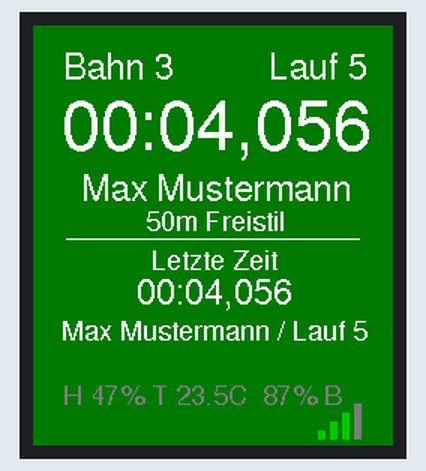
Simulated run of this sketch. Board: ESP32. Parts: 240×280 colour display. What the sketch prints to the serial monitor is not drawn.

Above: at 0.6 s.
At 3.7 s:
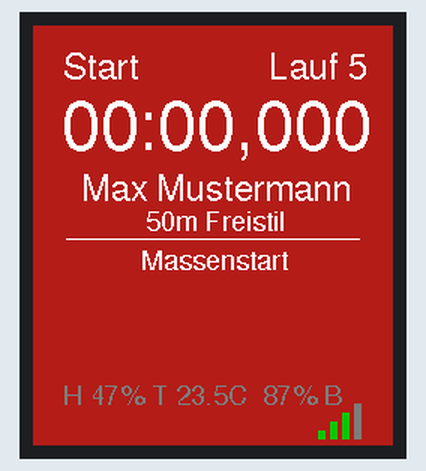
At 6.7 s:
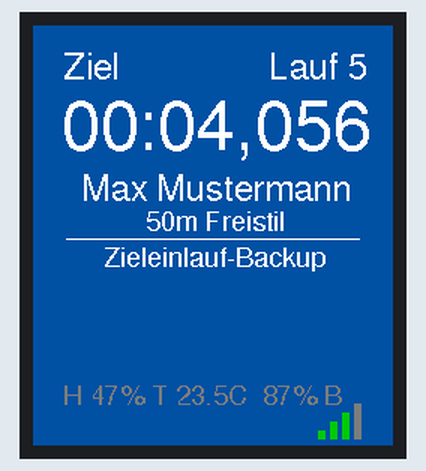
At 15.7 s:
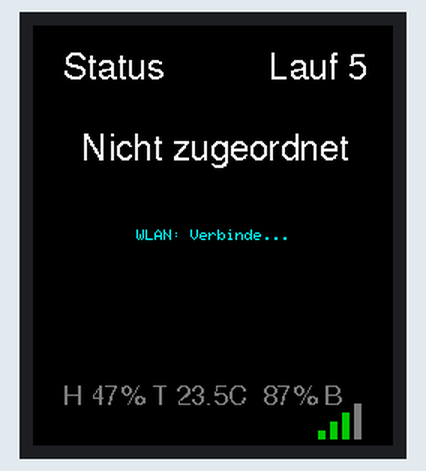
At 27.7 s:
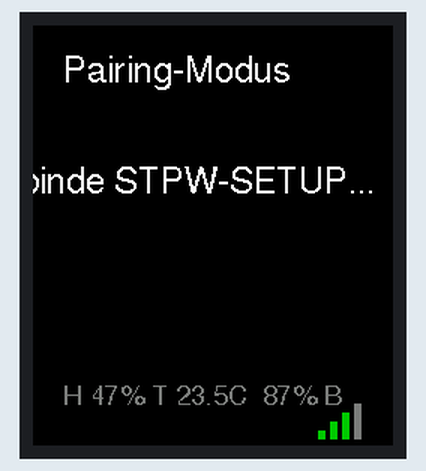
At 36.7 s:
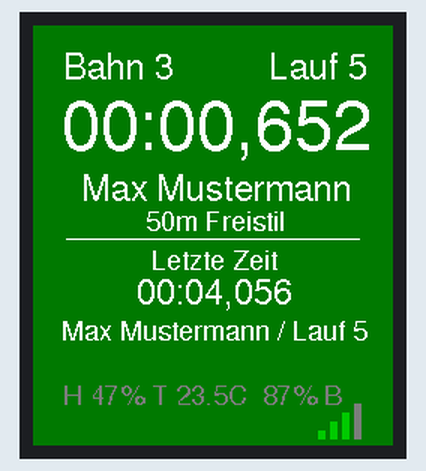

The sketch:

_rounded_fonts_layout_edgefill_v3_raise_one_line_text_colors.ino
```cpp
/*
 Display Views Test - Farben angepasst
 - Alle Texte, die vorher grau waren, sind jetzt weiß.
 - Vitaldaten (untere Zeile) sind grau.
 - Basierend auf der Variante: "raise one line" (Hauptblock eine Zeile nach oben).
 - FreeSans Fonts, edge-fill, wifi bars L->R kept.
*/

#include <WiFi.h>
#include <Adafruit_GFX.h>
#include <Adafruit_ST7789.h>
#include <SPI.h>
#include <Fonts/FreeSans9pt7b.h>
#include <Fonts/FreeSans12pt7b.h>
#include <Fonts/FreeSans24pt7b.h>

// RGB->565 helper
static inline uint16_t rgb565(uint8_t r, uint8_t g, uint8_t b) {
  return ((uint16_t)(r & 0xF8) << 8) | ((uint16_t)(g & 0xFC) << 3) | (b >> 3);
}

// Pins
const int PIN_SCLK = 4;
const int PIN_MOSI = 5;
const int PIN_CS   = 3;
const int PIN_DC   = 43;
const int PIN_RST  = 44;

SPIClass spi = SPIClass();
Adafruit_ST7789 tft = Adafruit_ST7789(&spi, PIN_CS, PIN_DC, PIN_RST);

// Display geometry
const int SCREEN_W = 240;
const int SCREEN_H = 280;
const int TOP_H = 28;
const int BOTTOM_H = 20;

// Safe margin
const int SAFE_MARGIN = 14;

// Bottom layout
const int BOTTOM_LINE_SHIFT = 12;
const int WIFI_BARS_Y = SCREEN_H - 4; // Y for wifi bars

// Colors
#define BG      ST77XX_BLACK
#define FG      ST77XX_WHITE
#define ACCENT  ST77XX_CYAN
#define GREY    0x7BEF

// Text color mapping
const uint16_t TEXT_COLOR = FG;     // previously grey text -> now white
const uint16_t VITAL_COLOR = GREY;  // vitals should be gray

// Mode colors (full fill)
const uint16_t MODE_GREEN_BG = rgb565(0,120,0);
const uint16_t MODE_RED_BG   = rgb565(180,30,30);
const uint16_t MODE_BLUE_BG  = rgb565(0,80,160);

// Simulated telemetry & race info
float humidity = 47.0f;
float temperature = 23.5f;
int rssi = -63;
int battery_percent = 87;
char letter = 'B';
int bahn = 3;
int current_lauf = 5;
bool isRunning = false;
uint64_t start_ts_ms = 0;
uint64_t last_stop_time_ms = 4056;

String swimmerName = "Max Mustermann";
String discipline = "50m Freistil";

// Views
enum View { V_NONE, V_BAHN, V_START, V_FINISH, V_PAIRING, V_WAIT };
View views[] = { V_NONE, V_BAHN, V_START, V_FINISH, V_PAIRING, V_WAIT };
const int VIEW_COUNT = sizeof(views) / sizeof(views[0]);
const unsigned long VIEW_INTERVAL_MS = 3000;
unsigned long lastSwitch = 0;
int currentViewIndex = 0;

// Layout anchors
const int SEPARATOR_Y = 142;          // "eine Zeile" nach oben gegenüber vorher
const int MAIN_TO_LINE = 76;
const int MAIN_DOWN_OFFSET = 36;

// Offsets (wie zuvor)
const int NAME_OFFSET = 23;
const int DISCIPLINE_OFFSET = 40;
const int LAST_TIME_OFFSET = 41;
const int META_OFFSET = 61;

// Vitals and adjustments
const int VITALS_DOWN = 20;    // vitals minimal larger / slightly shifted
const int LASTBLOCK_DOWN = 20; // existing offset for "Letzte Zeit" block
const int UNDERLINE_RAISE = 8; // previous half-line raise

// WIFI bars X
const int WIFI_LEFT_X = SCREEN_W - SAFE_MARGIN - 36;

// Forward helpers
void drawStringCenteredFont(const String &s, int16_t cx, int16_t cy, uint16_t color);
void drawModeBackgroundAndBars(uint16_t accent);
void drawWifiBarsLeftToRight(int16_t x, int16_t y, int rssiVal); // left-to-right bars
void renderTopBar(uint16_t accent, const String& left, const String& right);

// Text helper
void drawStringCenteredFont(const String &s, int16_t cx, int16_t cy, uint16_t color) {
  int16_t x1, y1;
  uint16_t w, h;
  tft.getTextBounds(s, 0, 0, &x1, &y1, &w, &h);
  int16_t x = cx - w / 2;
  int16_t y = cy - h / 2;
  if (x < SAFE_MARGIN) x = SAFE_MARGIN;
  if (x + w > SCREEN_W - SAFE_MARGIN) x = SCREEN_W - SAFE_MARGIN - w;
  tft.setCursor(x, y);
  tft.setTextColor(color);
  tft.print(s);
}

String fmtTime(uint64_t ms) {
  uint64_t totalSec = ms / 1000ULL;
  uint16_t millisPart = ms % 1000ULL;
  uint16_t minutes = totalSec / 60ULL;
  uint16_t seconds = totalSec % 60ULL;
  char buf[32];
  sprintf(buf, "%02u:%02u,%03u", minutes, seconds, millisPart);
  return String(buf);
}

// draw wifi bars left->right starting at left x
void drawWifiBarsLeftToRight(int16_t x, int16_t y, int rssiVal) {
  const int barW = 5;
  const int spacing = 3;
  const int baseH = 6;
  const int step = 6;
  int bars = 0;
  if (rssiVal >= -60) bars = 4;
  else if (rssiVal >= -70) bars = 3;
  else if (rssiVal >= -80) bars = 2;
  else bars = 1;
  for (int i = 0; i < 4; ++i) {
    int h = baseH + i * step;
    int x0 = x + i * (barW + spacing);
    int y0 = y - h;
    uint16_t c = (i < bars) ? rgb565(0,200,0) : GREY;
    tft.fillRect(x0, y0, barW, h, c);
  }
}

// Top bar: left large, right 'Lauf' large
void renderTopBar(uint16_t accent, const String& left, const String& right) {
  tft.fillRect(SAFE_MARGIN, SAFE_MARGIN, SCREEN_W - 2*SAFE_MARGIN, TOP_H, accent);

  // left always large
  tft.setFont(&FreeSans12pt7b);
  int16_t lx,ly; uint16_t lw,lh;
  tft.getTextBounds(left, 0,0,&lx,&ly,&lw,&lh);
  int16_t leftY = SAFE_MARGIN + (TOP_H + lh)/2 - 2;
  tft.setCursor(SAFE_MARGIN + 6, leftY);
  tft.setTextColor(TEXT_COLOR);
  tft.print(left);

  // right: larger if "Lauf"
  if (right.indexOf("Lauf") >= 0) {
    tft.setFont(&FreeSans12pt7b);
    int16_t rx,ry; uint16_t rw,rh;
    tft.getTextBounds(right, 0,0,&rx,&ry,&rw,&rh);
    int16_t rightY = SAFE_MARGIN + (TOP_H + rh)/2 - 2;
    int16_t rightX = SCREEN_W - SAFE_MARGIN - rw - 6;
    if (rightX < SAFE_MARGIN) rightX = SAFE_MARGIN;
    tft.setCursor(rightX, rightY);
    tft.setTextColor(TEXT_COLOR);
    tft.print(right);
  } else {
    tft.setFont(); tft.setTextSize(1);
    tft.setTextColor(TEXT_COLOR);
    int16_t rx,ry; uint16_t rw,rh;
    tft.getTextBounds(right, 0,0,&rx,&ry,&rw,&rh);
    int16_t rightX = SCREEN_W - SAFE_MARGIN - rw - 6;
    tft.setCursor(rightX, SAFE_MARGIN + 6);
    tft.print(right);
  }
}

// Draw bottom bar: vitals (minimal larger, grey) and wifi bars left->right
void renderBottomBar(uint16_t accent) {
  int bottomY = SCREEN_H - SAFE_MARGIN - BOTTOM_H - 2;
  tft.fillRect(SAFE_MARGIN, bottomY - 4, SCREEN_W - 2*SAFE_MARGIN, BOTTOM_H + 12, accent);

  // Vitals: minimal larger using FreeSans9pt7b, color = VITAL_COLOR (grey)
  char buf[128];
  sprintf(buf, "H %.0f%% T %.1fC  %d%% %c", humidity, temperature, battery_percent, letter);
  tft.setFont(&FreeSans9pt7b);
  tft.setTextColor(VITAL_COLOR);
  int vitY = bottomY + 2 - BOTTOM_LINE_SHIFT + VITALS_DOWN;
  if (vitY > SCREEN_H - SAFE_MARGIN - 2) vitY = SCREEN_H - SAFE_MARGIN - 2;
  tft.setCursor(SAFE_MARGIN + 6, vitY - 2);
  tft.print(buf);

  // wifi bars
  drawWifiBarsLeftToRight(WIFI_LEFT_X, WIFI_BARS_Y, rssi);
}

void drawModeBackgroundAndBars(uint16_t accent) {
  if (accent == BG) tft.fillScreen(BG);
  else tft.fillScreen(accent);
  renderTopBar(accent, "", "");
  renderBottomBar(accent);
}

// Views
void renderNoneView() {
  drawModeBackgroundAndBars(BG);
  renderTopBar(BG, "Status", "Lauf " + String(current_lauf));
  tft.setFont(&FreeSans12pt7b);
  drawStringCenteredFont("Nicht zugeordnet", SCREEN_W/2, 100, TEXT_COLOR);
  tft.setFont();
  drawStringCenteredFont("WLAN: Verbinde...", SCREEN_W/2, 140, ACCENT);
}

void renderBahnView() {
  drawModeBackgroundAndBars(MODE_GREEN_BG);
  renderTopBar(MODE_GREEN_BG, "Bahn " + String(bahn), "Lauf " + String(current_lauf));

  int lineY = SEPARATOR_Y;
  int mainY = lineY - MAIN_TO_LINE + MAIN_DOWN_OFFSET;

  // main time (moved up globally)
  tft.setFont(&FreeSans24pt7b);
  String timeStr = isRunning ? fmtTime(millis() - start_ts_ms) : fmtTime(last_stop_time_ms);
  int16_t bx, by; uint16_t bw, bh;
  tft.getTextBounds(timeStr, 0, 0, &bx, &by, &bw, &bh);
  int16_t mainX = SCREEN_W/2 - bw/2;
  if (mainX < SAFE_MARGIN) mainX = SAFE_MARGIN;
  tft.setCursor(mainX, mainY - bh/2);
  tft.setTextColor(TEXT_COLOR);
  tft.print(timeStr);

  // name
  tft.setFont(&FreeSans12pt7b);
  drawStringCenteredFont(swimmerName, SCREEN_W/2, mainY + NAME_OFFSET, TEXT_COLOR);

  // discipline
  tft.setFont(&FreeSans9pt7b);
  drawStringCenteredFont(discipline, SCREEN_W/2, mainY + DISCIPLINE_OFFSET, TEXT_COLOR);

  // separator line
  tft.drawFastHLine(SAFE_MARGIN + 8, lineY, SCREEN_W - 2*(SAFE_MARGIN + 8), TEXT_COLOR);

  // Move "unter Strich" elements UP by UNDERLINE_RAISE (8px) relative to previous offsets
  int raise = UNDERLINE_RAISE;

  // last time block (apply existing down offset then raise)
  tft.setFont(&FreeSans9pt7b);
  drawStringCenteredFont("Letzte Zeit", SCREEN_W/2, lineY + 14 + LASTBLOCK_DOWN - raise, TEXT_COLOR);

  tft.setFont(&FreeSans12pt7b);
  String lastTimeStr = fmtTime(last_stop_time_ms);
  drawStringCenteredFont(lastTimeStr, SCREEN_W/2, lineY + LAST_TIME_OFFSET + LASTBLOCK_DOWN - raise, TEXT_COLOR);

  tft.setFont(&FreeSans9pt7b);
  String meta = swimmerName + " / Lauf " + String(current_lauf);
  drawStringCenteredFont(meta, SCREEN_W/2, lineY + META_OFFSET + LASTBLOCK_DOWN - raise, TEXT_COLOR);
}

void renderStartView() {
  drawModeBackgroundAndBars(MODE_RED_BG);
  renderTopBar(MODE_RED_BG, "Start", "Lauf " + String(current_lauf));

  int lineY = SEPARATOR_Y;
  int mainY = lineY - MAIN_TO_LINE + MAIN_DOWN_OFFSET;

  tft.setFont(&FreeSans24pt7b);
  String timeStr = isRunning ? fmtTime(millis() - start_ts_ms) : String("00:00,000");
  int16_t bx, by; uint16_t bw, bh;
  tft.getTextBounds(timeStr, 0, 0, &bx, &by, &bw, &bh);
  int16_t mainX = SCREEN_W/2 - bw/2;
  if (mainX < SAFE_MARGIN) mainX = SAFE_MARGIN;
  tft.setCursor(mainX, mainY - bh/2);
  tft.setTextColor(TEXT_COLOR);
  tft.print(timeStr);

  tft.setFont(&FreeSans12pt7b);
  drawStringCenteredFont(swimmerName, SCREEN_W/2, mainY + NAME_OFFSET, TEXT_COLOR);
  tft.setFont(&FreeSans9pt7b);
  drawStringCenteredFont(discipline, SCREEN_W/2, mainY + DISCIPLINE_OFFSET, TEXT_COLOR);

  tft.drawFastHLine(SAFE_MARGIN + 8, lineY, SCREEN_W - 2*(SAFE_MARGIN + 8), TEXT_COLOR);

  int raise = UNDERLINE_RAISE;
  tft.setFont(&FreeSans9pt7b);
  drawStringCenteredFont("Massenstart", SCREEN_W/2, lineY + 14 + LASTBLOCK_DOWN - raise, TEXT_COLOR);
}

void renderFinishView() {
  drawModeBackgroundAndBars(MODE_BLUE_BG);
  renderTopBar(MODE_BLUE_BG, "Ziel", "Lauf " + String(current_lauf));

  int lineY = SEPARATOR_Y;
  int mainY = lineY - MAIN_TO_LINE + MAIN_DOWN_OFFSET;

  tft.setFont(&FreeSans24pt7b);
  String timeStr = isRunning ? fmtTime(millis() - start_ts_ms) : fmtTime(last_stop_time_ms);
  int16_t bx, by; uint16_t bw, bh;
  tft.getTextBounds(timeStr, 0, 0, &bx, &by, &bw, &bh);
  int16_t mainX = SCREEN_W/2 - bw/2;
  if (mainX < SAFE_MARGIN) mainX = SAFE_MARGIN;
  tft.setCursor(mainX, mainY - bh/2);
  tft.setTextColor(TEXT_COLOR);
  tft.print(timeStr);

  tft.setFont(&FreeSans12pt7b);
  drawStringCenteredFont(swimmerName, SCREEN_W/2, mainY + NAME_OFFSET, TEXT_COLOR);
  tft.setFont(&FreeSans9pt7b);
  drawStringCenteredFont(discipline, SCREEN_W/2, mainY + DISCIPLINE_OFFSET, TEXT_COLOR);

  tft.drawFastHLine(SAFE_MARGIN + 8, lineY, SCREEN_W - 2*(SAFE_MARGIN + 8), TEXT_COLOR);

  int raise = UNDERLINE_RAISE;
  tft.setFont(&FreeSans9pt7b);
  drawStringCenteredFont("Zieleinlauf-Backup", SCREEN_W/2, lineY + 14 + LASTBLOCK_DOWN - raise, TEXT_COLOR);
}

void renderPairingView() {
  drawModeBackgroundAndBars(BG);
  renderTopBar(BG, "Pairing-Modus", "");
  tft.setFont(&FreeSans12pt7b);
  drawStringCenteredFont("Verbinde STPW-SETUP...", SCREEN_W/2, 120, TEXT_COLOR);
}

void renderWaitingView() {
  drawModeBackgroundAndBars(BG);
  renderTopBar(BG, "Warten", "");
  tft.setFont(&FreeSans12pt7b);
  drawStringCenteredFont("Suche Stoppuhr-WLAN...", SCREEN_W/2, 120, ACCENT);
}

void renderView() {
  switch (views[currentViewIndex]) {
    case V_NONE:    renderNoneView(); break;
    case V_BAHN:    renderBahnView(); break;
    case V_START:   renderStartView(); break;
    case V_FINISH:  renderFinishView(); break;
    case V_PAIRING: renderPairingView(); break;
    case V_WAIT:    renderWaitingView(); break;
  }
}

void setup() {
  Serial.begin(115200);
  delay(200);
  Serial.println("Display Views Test - v3 raise one line, text colors adjusted");

  spi.begin(PIN_SCLK, -1, PIN_MOSI, PIN_CS);
  delay(50);
  tft.init(240, 280);
  tft.setRotation(0);
  tft.setTextWrap(false);

  drawModeBackgroundAndBars(BG);

  isRunning = false;
  last_stop_time_ms = 4056;
  start_ts_ms = millis();

  lastSwitch = millis() - VIEW_INTERVAL_MS;
}

void loop() {
  unsigned long now = millis();
  if (now - lastSwitch >= VIEW_INTERVAL_MS) {
    lastSwitch = now;
    currentViewIndex = (currentViewIndex + 1) % VIEW_COUNT;
    renderView();
  }

  static unsigned long lastToggle = 0;
  if (now - lastToggle > VIEW_INTERVAL_MS * VIEW_COUNT * 2) {
    lastToggle = now;
    isRunning = !isRunning;
    if (isRunning) start_ts_ms = now;
    else last_stop_time_ms = now - start_ts_ms;
  }

  delay(20);
}
```

Measured:
- what the display in image 0 shows lasts 3.0 s, from 0.6 s to 3.6 s
